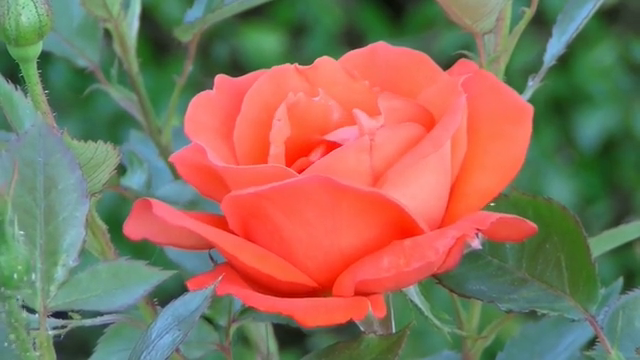
#> input picture frame 125 of Eyantra Task 0/Task0.2/Video Processing/Videos/RoseBloom.mp4, 640 x 360 px
$ python main.py
#> lines starting #> are read from the running program, lines starting #| are printed output that depends on the picture
import cv2
import numpy as np
import os


def partA():
    vid = cv2.VideoCapture('../Videos/RoseBloom.mp4')

    vid.set(cv2.CAP_PROP_POS_FRAMES, 125)

    ret, image = vid.read()
#> image is the input picture: shape (360, 640, 3); mean B, G, R 91.6, 113.7, 138.1

    if ret:
        cv2.imwrite('../Generated/frame_as_6.jpg', image)

    vid.release()
    cv2.destroyAllWindows()


def partB():
    vid = cv2.VideoCapture('../Videos/RoseBloom.mp4')

    vid.set(cv2.CAP_PROP_POS_FRAMES, 125)

    ret, image = vid.read()

    if ret:
        image[:, :, 0] = 0
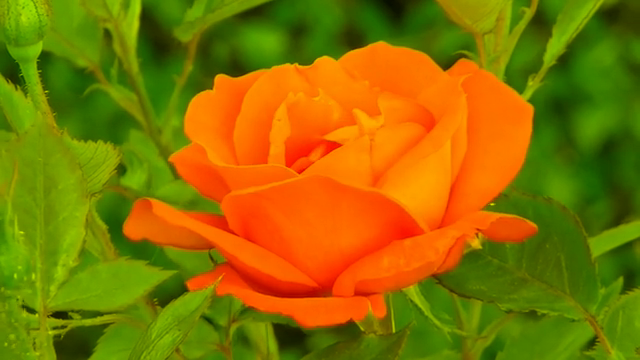
#> image: shape (360, 640, 3); mean B, G, R 0, 113.7, 138.1
        image[:, :, 1] = 0
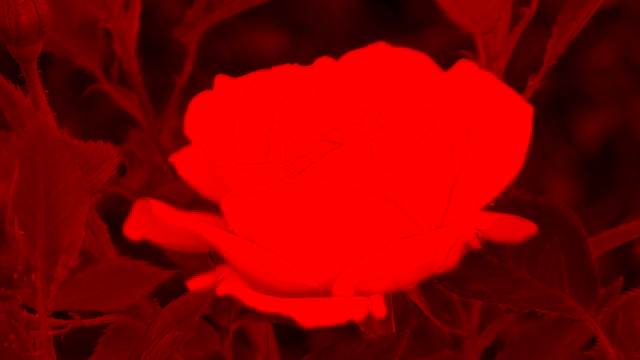
#> image: shape (360, 640, 3); mean B, G, R 0, 0, 138.1
        cv2.imwrite('../Generated/frame_as_6_red.jpg', image)

    vid.release()
    cv2.destroyAllWindows()


partA()
partB()
